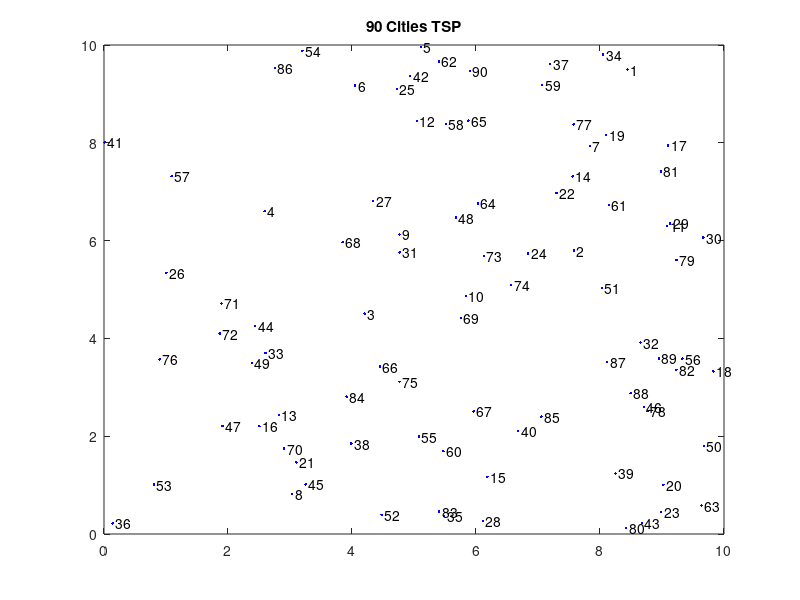
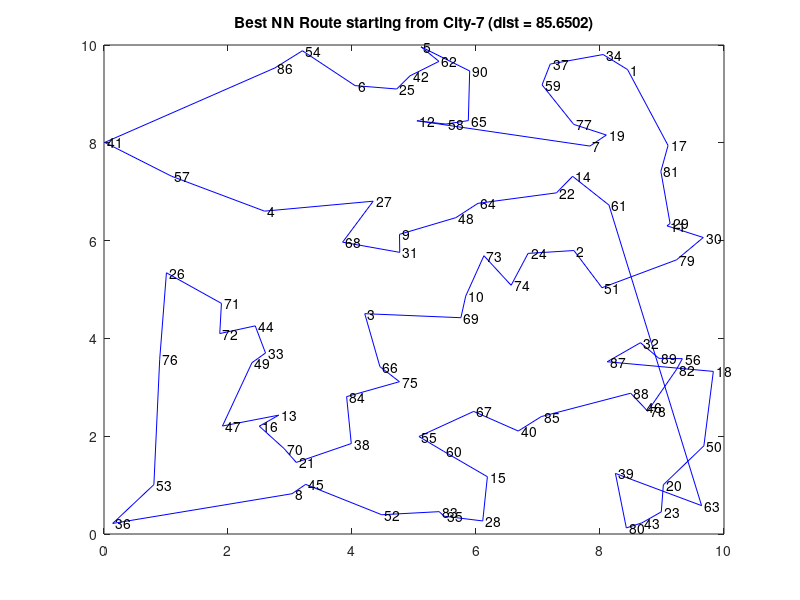
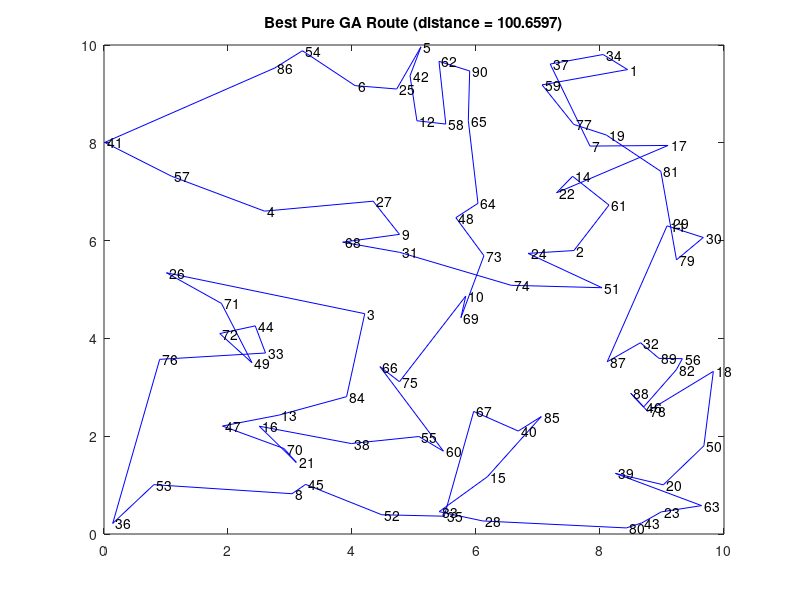
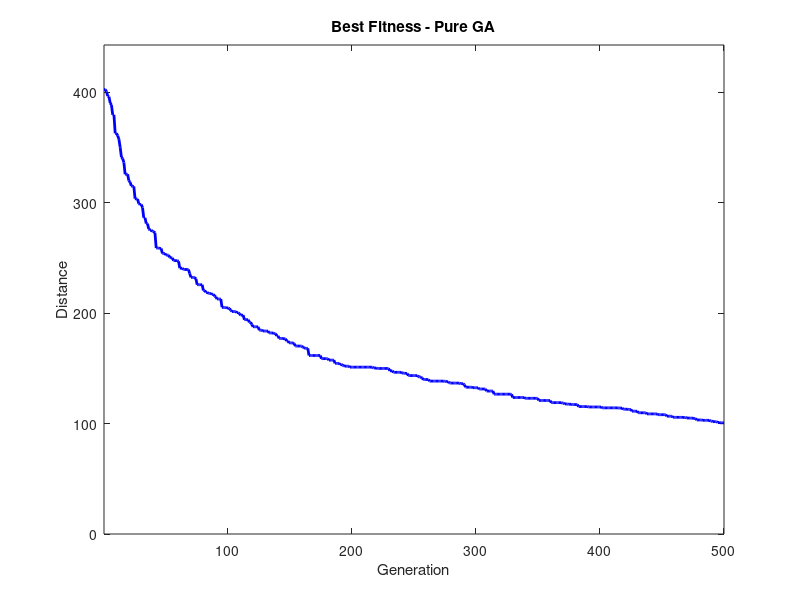

The MATLAB source for these figures, in order:
% To run this file, just type the file name 'PureGA' at the command
% prompt 
% This is the Pure Genetic Algorithm implementation for TSP

function varargout = tsp(varargin)
%To Define the Functions at the prompt or in scripts
rand('state', 0);
% The parameters for the GA-TSP are defined here
%pop_size is the Population Size
%num_iter is the Number of Generations
%mutate_rate is the Mutation Rate
%n_cities is the Number of Cities
%cities is the 2 dimensional matrix holding (x,y) coordinates of n_cities
pop_size = 100; num_iter = 500; mutate_rate = 0.85;
n_cities = 90; cities = 10*rand(n_cities, 2);

filename = strcat('Cities', int2str(n_cities), '.txt');
disp(filename);

%fileID = fopen('Cities200.txt','w');
dlmwrite(filename, cities, 'delimiter', '\t');
%fprintf(fileID,cities);

fprintf(1, 'Cities\n');
disp(cities);
fprintf(1, 'End Cities List');

% Construct the Distance Matrix
%This is a 2 Dimensional Matrix giving diatance between any two cities
dist_matx = zeros(n_cities);
for ii = 2:n_cities
    for jj = 1:ii-1
        dist_matx(ii, jj) = sqrt(sum((cities(ii, :)-cities(jj, :)).^2));
        dist_matx(jj, ii) = dist_matx(ii, jj);
    end
end

% Plot Cities in a Figure
    figure(1)
    plot(cities(:,1), cities(:,2), 'b.')
        for c = 1:n_cities
            text(cities(c, 1), cities(c, 2), [' ' num2str(c)])
        end
    title([num2str(n_cities) ' Cities TSP'])

%%%%%%%%%%%%%%%%%%%%%%%%%%%%%%%%%%%%%%%%%%%%%%%%%%%%%%%%%%%%%%%%%%%%
%
% Nearest Neighbour Algorithm
%

nn_route = zeros(n_cities, n_cities);
nn_distance= zeros(1,n_cities);

for nn_count1=1:n_cities
    nn_cities = cities;
    min_dist=1000;
    temp_min=0;
    min_ind=nn_count1;
    nn_matrix=dist_matx;
    nn_count=0;
    nn_times=0;
    nn_index=1;
    nn_route(nn_count1,1)=nn_count1;
    
    for nn_loop4=1:n_cities
        nn_matrix(nn_loop4,nn_count1)=0;
    end

    while (nn_count ~=nn_count1)
    nn_count=min_ind;
    for nn_loop2=1:n_cities % For getting the nearest Neighbour
            dis1=nn_matrix(nn_count,nn_loop2);
            if(dis1 ~= 0)
                temp_min=dis1;
                if(temp_min < min_dist)
                    min_dist=temp_min;
                    min_ind=nn_loop2;
                end                
            end
            if(nn_loop2 == n_cities)
                nn_index = nn_index+1;
                nn_route(nn_count1,nn_index) = min_ind;
%                 min_dist
                nn_distance(nn_count1) = nn_distance(nn_count1) + min_dist;
                nn_times = nn_times+1;
                Nextcity = min_ind;
                min_dist=1000;
                for nn_loop3=1:n_cities
                    nn_matrix(nn_loop3,min_ind)=0;
                end
%                 nn_count1=min_ind;
                nn_count=min_ind;
                if(nn_times == n_cities-1)
                    nn_count=nn_count1;
                end
            end            
    end
    end
    nn_distance(nn_count1) = nn_distance(nn_count1) + dist_matx(min_ind,nn_count1);
end
%%%%%%%%%%%%%%%%%%%%%%%%%%%%%%%%%%%%%%%%%%%%%%%%%%%%%%%%%%%%%%%%%%%
% min_ind
% nn_count1
% dist_matx
%     
% nn_distance
% 
% nn_route        

%%%%%%%%%%%%%%%%%%%%%%%%%%%%%%%%%%%%%%%%%%%%%%%%%%%%%%%%%%%%%%%%%
%
% Find Best Route among the all Nearest Neighbour Routes
%
[nn_D,nn_I] = min(nn_distance);
% nn_D
% nn_I
% nn_route(nn_I,:)

nn_best_route = nn_route(nn_I,:);
nn_best_route;
%

%%%%%%%%%%%%%%%%%%%%%%%%%%%%%%%%%%%%%%%%%%%%%%%%%%%%%%%%%%%%%%%%
%
%Sorting the Nearest Neighbour Routes
%
[nn_sorted_distance,nn_IX] = sort(nn_distance);
nn_sorted_distance
nn_IX
%
%%%%%%%%%%%%%%%%%%%%%%%%%%%%%%%%%%%%%%%%%%%%%%%%%%%%%%%%%%%%%%%%%
%
%Plotting the Best Nearest Neighbour Route
%
    figure(2)
    plot_nn_route = cities([nn_best_route nn_best_route(1)], :);
    plot(plot_nn_route(:, 1), plot_nn_route(:, 2)', 'b-')
    for c = 1:n_cities
            text(cities(c, 1), cities(c, 2), [' ' num2str(c)])
    end
    title(['Best NN Route starting from City-' num2str(nn_I) ' (dist = ' num2str(nn_D) ')'])
    
    
%
%
%%%%%%%%%%%%%%%%%%%%%%%%%%%%%%%%%%%%%%%%%%%%%%%%%%%%%%%%%%%%%%%%%%%%


% Initialize Population with random generations
% The first chromosome is the series 1,2,3....N
% The rest are just the random permutations of N
pop = zeros(pop_size, n_cities);
pop(1, :) = (1:n_cities);

% This section is for the Hybrid GA-I
% Initializing 2-11 with top 10 best routes from NN
% entry = 0;
% for k = 2:pop_size
% %     nn_IX(k-1)
% %     nn_route(nn_IX(k-1),:)
%     entry = entry +1;
%     if(entry > 10)
%         pop(k, :) = randperm(n_cities); 
%     else
%         pop(k, :) = nn_route(nn_IX(entry),:);
%     end
% end

% This section is for the Hybrid GA -II
% Intializing all with the top 10 NN routes
% entry = 0;
% for k = 2:pop_size
%     entry = entry +1;
%     if(entry > 10)
%         entry=1;
%     end
%     pop(k, :) = nn_route(nn_IX(entry),:);
% end


%Initializing the entire population with random chromosomes
for k = 2:pop_size    
    pop(k, :) = randperm(n_cities);    
end

%Fitness for each chromosome is calculated just by calculating the TOUR
%distance which is just the summation of the distances between the adjacent
%cities
fitness = zeros(1, pop_size);
best_fitness = zeros(1, num_iter);
for iter = 1:num_iter
    for p = 1:pop_size
        d = dist_matx(pop(p, 1), pop(p, n_cities));
        for city = 2:n_cities
            d = d + dist_matx(pop(p, city-1), pop(p, city));
        end
        fitness(p) = d;
    end
    [best_fitness(iter) index] = min(fitness);
    best_route = pop(index, :);
% The best fitness is stored as the best_fitness for that generation
    
     
    % Genetic Algorithm Search for the best TSP Solution
    pop = iterative_algorithm(pop, fitness, mutate_rate);
end

    figure(3)
    route = cities([best_route best_route(1)], :);
    plot(route(:, 1), route(:, 2)', 'b-')
    for c = 1:n_cities
            text(cities(c, 1), cities(c, 2), [' ' num2str(c)])
    end
    title(['Best Pure GA Route (distance = ' num2str(best_fitness(iter)) ')'])
    figure(4)
    plot(best_fitness(1:iter), 'b', 'LineWidth', 2)
    title('Best Fitness - Pure GA')
    xlabel('Generation')
    ylabel('Distance')
    axis([1 max(2, iter) 0 max(best_fitness)*1.1])



[not_used indx] = min(best_route);
best_ga_route = [best_route(indx:n_cities) best_route(1:indx-1)];
if best_ga_route(2) > best_ga_route(n_cities)
    best_ga_route(2:n_cities) = fliplr(best_ga_route(2:n_cities));
end
varargout{1} = cities(best_ga_route, :);
varargout{2} = best_ga_route;
varargout{3} = best_fitness(iter);


% GENETIC ALGORITHM FUNCTION
% This function is repeatedly called till the termination condition is
% satisfied

function new_pop = iterative_algorithm(pop, fitness, mutate_rate)

[p, n] = size(pop);

% Tournament Selection - Round One
% Here we generate the winners for every two genomes selected randomly
% and they are stored in a temporary pool of population and fitness
% of them are stored in a temporary array
new_pop = zeros(p, n);
ts_r1 = randperm(p);
winners_r1 = zeros(p/2, n);
tmp_fitness = zeros(1, p/2);
for i = 2:2:p
    if fitness(ts_r1(i-1)) > fitness(ts_r1(i))
        winners_r1(i/2, :) = pop(ts_r1(i), :);
        tmp_fitness(i/2) = fitness(ts_r1(i));
    else
        winners_r1(i/2, :) = pop(ts_r1(i-1), :);
        tmp_fitness(i/2) = fitness(ts_r1(i-1));
    end
end

% Tournament Selection - Round Two
% Here too we generate the winners for every two genomes selected randomly
% from the temporary pool of population and they are stored in another
% temporary pool of popultaion

ts_r2 = randperm(p/2);
winners = zeros(p/4, n);
for i = 2:2:p/2
    if tmp_fitness(ts_r2(i-1)) > tmp_fitness(ts_r2(i))
        winners(i/2, :) = winners_r1(ts_r2(i), :);
    else
        winners(i/2, :) = winners_r1(ts_r2(i-1), :);
    end
end
%Elites are Passed Over to new generation
new_pop(1:p/4, :) = winners;
new_pop(p/2+1:3*p/4, :) = winners;

% Crossover
% The parents for crossover are taken from the first temporary pool
% of popultaion
% Every pair of parents are chosen randomly from winners_r1 array
% just by using randperm function.
crossover = randperm(p/2);
children = zeros(p/4, n);
for i = 2:2:p/2
    parent1 = winners_r1(crossover(i-1), :);
    parent2 = winners_r1(crossover(i), :);
    child = parent2;
    % This rand generates 2 decimal values and they are sorted and
    % multiplied by n and rounded off to bigger number to use them as index
    % for the array
    ndx = ceil(n*sort(rand(1, 2)));
    while ndx(1) == ndx(2)
        ndx = ceil(n*sort(rand(1, 2)));
    end
    %The index selcetion is repeated till the 2 indices are different
    tmp = parent1(ndx(1):ndx(2));
    %Choose the part of parent1 between index 1 and 2 as temp
    for j = 1:length(tmp)
        child(find(child == tmp(j))) = 0;
    end
    %Zeros the cities in child which is already got from parent 2 
    % and the tmp is sandwitched inside the child
    child = [child(1:ndx(1)) tmp child(ndx(1)+1:n)];
    child = nonzeros(child)';
    %The nonnzero entries are filtered and used as children
    children(i/2, :) = child;
end
new_pop(p/4+1:p/2, :) = children;
new_pop(3*p/4+1:p, :) = children;   

% Mutate
%Mutate the pop(num) chromosome The procedure is to take some random places
%in the chromosome and interchange or reverse(flip) them in order to mutate
%at the same time to preserve the validity
mutate = randperm(p/2);
num_mutate = round(mutate_rate*p/2);
% This rnad generates 2 decimal values and they are sorted and
% multiplied by n and rounded off to bigger number to use them as index
% for the array
for i = 1:num_mutate
    ndx = ceil(n*sort(rand(1, 2)));
    while ndx(1) == ndx(2)
        ndx = ceil(n*sort(rand(1, 2)));
    end
    %The index selcetion is repeated till the 2 indices are different
    new_pop(p/2+mutate(i), ndx(1):ndx(2)) = ...
        fliplr(new_pop(p/2+mutate(i), ndx(1):ndx(2)));
    %The region between the indices are flipped left to right
end

